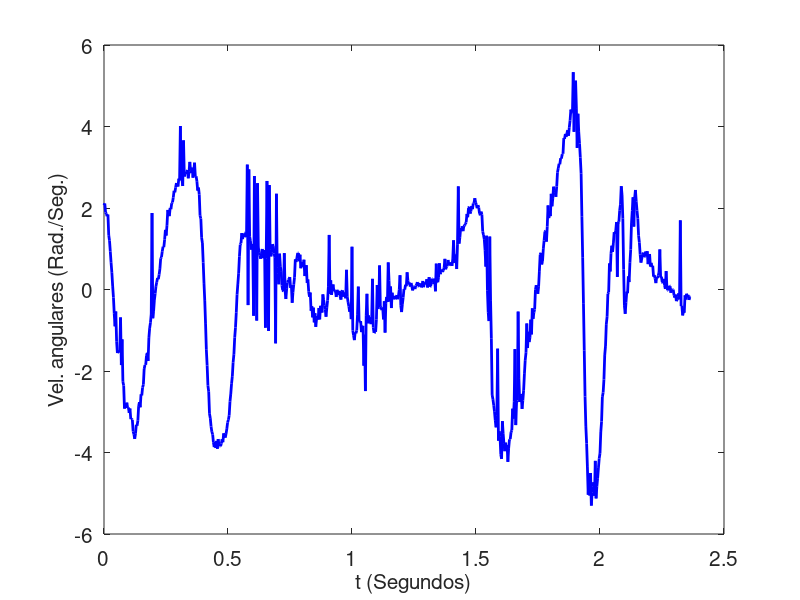

Here is the MATLAB script that generated this plot:
load angles.mat

left_knee_angular_velocities = angles(3).av_left;
frame_rate = 315; %miliscontds
t = [0:(size(left_knee_angular_velocities, 1) -1)] * (1/frame_rate);

hf = figure();

plot(t, left_knee_angular_velocities, 'color', 'b', 'linewidth', 2);
hold on;
set(gca, 'fontsize', 15);
ylabel('Vel. angulares (Rad./Seg.)', 'FontSize', 15);
xlabel('t (Segundos)', 'fontsize', 15);

print(hf, '~/Dropbox/cbeb/figure4.png', '-dpng');
